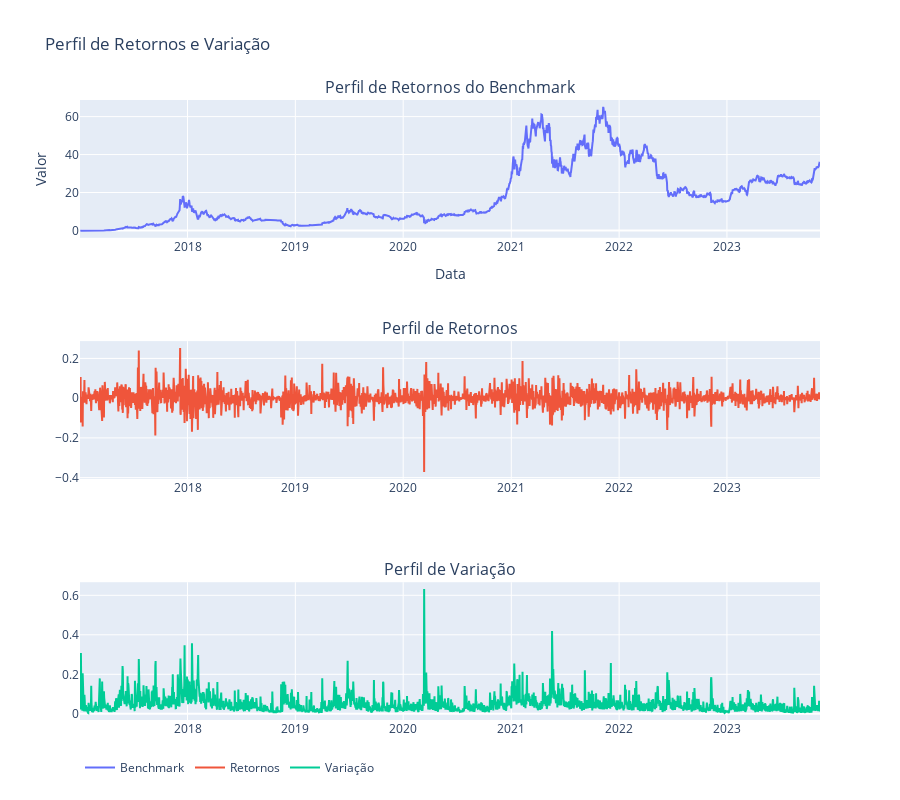

Notebook source saved alongside this figure:
### Code cell
# Criar gráficos interativos usando Plotly
fig = make_subplots(rows=3, cols=1, subplot_titles=["Perfil de Retornos do Benchmark", "Perfil de Retornos", "Perfil de Variação"])

# Gráfico 1: Benchmark Returns Profile
fig.add_trace(go.Scatter(x=df.index, y=df["Bench_C_Rets"], mode="lines", name="Benchmark"),
              row=1, col=1)

# Gráfico 2: Returns Profile
fig.add_trace(go.Scatter(x=df.index, y=df["Returns"], mode="lines", name="Retornos"),
              row=2, col=1)

# Gráfico 3: Range Profile
fig.add_trace(go.Scatter(x=df.index, y=df["Range"], mode="lines", name="Variação"),
              row=3, col=1)

# Configurações de layout
fig.update_layout(title_text="Perfil de Retornos e Variação",
                  showlegend=True,
                  xaxis=dict(title="Data"),
                  yaxis=dict(title="Valor"),
                  height=800)

# Adicionar legendas em português
fig.update_layout(legend=dict(
    orientation="h",
    yanchor="bottom",
    y=-0.1,
    xanchor="left",
    x=0
))

# Exibir gráfico interativo
fig.show()

### Figure 1 — Plotly figure (JSON) as saved in the notebook; plotly's stock layout.template omitted (floating-point values rounded to 4 significant figures; data arrays with more than 128 entries replaced by an {"elided": "..."} marker saying what was removed)
{"data": [{"mode": "lines", "name": "Benchmark", "type": "scatter", "x": {"elided": "2506 str values"}, "xaxis": "x", "y": {"elided": "2506 float values"}, "yaxis": "y"}, {"mode": "lines", "name": "Retornos", "type": "scatter", "x": {"elided": "2506 str values"}, "xaxis": "x2", "y": {"elided": "2506 float values"}, "yaxis": "y2"}, {"mode": "lines", "name": "Variação", "type": "scatter", "x": {"elided": "2506 str values"}, "xaxis": "x3", "y": {"elided": "2506 float values"}, "yaxis": "y3"}], "layout": {"annotations": [{"font": {"size": 16}, "showarrow": false, "text": "Perfil de Retornos do Benchmark", "x": 0.5, "xanchor": "center", "xref": "paper", "y": 1, "yanchor": "bottom", "yref": "paper"}, {"font": {"size": 16}, "showarrow": false, "text": "Perfil de Retornos", "x": 0.5, "xanchor": "center", "xref": "paper", "y": 0.6111, "yanchor": "bottom", "yref": "paper"}, {"font": {"size": 16}, "showarrow": false, "text": "Perfil de Variação", "x": 0.5, "xanchor": "center", "xref": "paper", "y": 0.2222, "yanchor": "bottom", "yref": "paper"}], "height": 800, "legend": {"orientation": "h", "x": 0, "xanchor": "left", "y": -0.1, "yanchor": "bottom"}, "showlegend": true, "title": {"text": "Perfil de Retornos e Variação"}, "xaxis": {"anchor": "y", "domain": [0, 1], "title": {"text": "Data"}}, "xaxis2": {"anchor": "y2", "domain": [0, 1]}, "xaxis3": {"anchor": "y3", "domain": [0, 1]}, "yaxis": {"anchor": "x", "domain": [0.7778, 1], "title": {"text": "Valor"}}, "yaxis2": {"anchor": "x2", "domain": [0.3889, 0.6111]}, "yaxis3": {"anchor": "x3", "domain": [0, 0.2222]}}}
